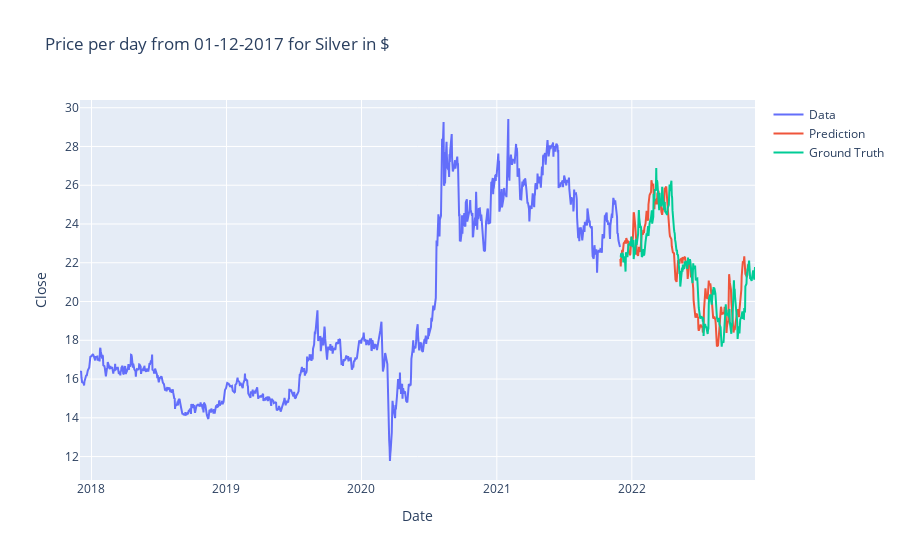

Write notebook code for a chart like this one.
### Code cell
prediction = model.predict_generator(test_generator)

close_train = close_train.reshape((-1))
close_test = close_test.reshape((-1))
prediction = prediction.reshape((-1))

trace1 = go.Scatter(
    x = date_train,
    y = close_train,
    mode = 'lines',
    name = 'Data'
)
trace2 = go.Scatter(
    x = date_test,
    y = prediction,
    mode = 'lines',
    name = 'Prediction'
)
trace3 = go.Scatter(
    x = date_test,
    y = close_test,
    mode='lines',
    name = 'Ground Truth'
)
layout = go.Layout(
    title = " Price per day from 01-12-2017 for Silver in $ ",
    xaxis = {'title' : "Date"},
    yaxis = {'title' : "Close"}
)
fig = go.Figure(data=[trace1, trace2, trace3], layout=layout)
fig.show()

### Figure 1 — Plotly figure (JSON) as saved in the notebook; plotly's stock layout.template omitted (floating-point values rounded to 4 significant figures; data arrays with more than 128 entries replaced by an {"elided": "..."} marker saying what was removed)
{"data": [{"mode": "lines", "name": "Data", "type": "scatter", "x": {"elided": "1007 str values"}, "y": {"elided": "1007 float values"}}, {"mode": "lines", "name": "Prediction", "type": "scatter", "x": {"elided": "252 str values"}, "y": {"elided": "242 float values"}}, {"mode": "lines", "name": "Ground Truth", "type": "scatter", "x": {"elided": "252 str values"}, "y": {"elided": "252 float values"}}], "layout": {"title": {"text": " Price per day from 01-12-2017 for Silver in $ "}, "xaxis": {"title": {"text": "Date"}}, "yaxis": {"title": {"text": "Close"}}}}
